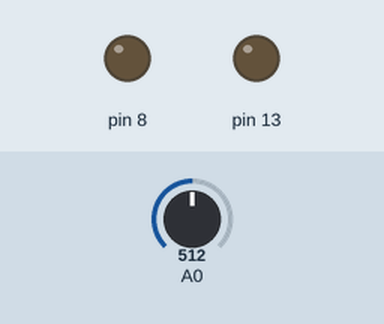
Simulated run of this sketch. Board: Arduino Uno, built with avr-gcc and run on an emulated ATmega328P. On the bench: output pins drawn as LEDs (lit = HIGH). The test bench sets the inputs (shaded band); at power-on: A0 = 512.

Above: at 0.2 s.
Timing chart, 0 to 1.7 s (numbered marks = the images above):
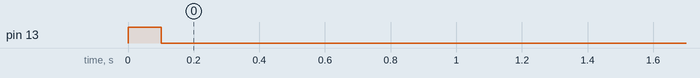

Measured:
- by itself, pin 13: HIGH → LOW at 0.10 s

The sketch:

sketch_dec18a.ino
```cpp
/**
 *  Modbus slave example 2:
 *  The purpose of this example is to link the Arduino digital and analog
 *	pins to an external device.
 *
 *  Recommended Modbus Master: QModbus
 *  http://qmodbus.sourceforge.net/
 *
 *  Editado al español por LuxARTS
 */

//Incluye la librería del protocolo Modbus
#include <ModbusRtu.h>
#define ID   1

//Crear instancia
Modbus slave(ID, Serial, 8); //ID del nodo. 0 para el master, 1-247 para esclavo
                        //Puerto serie (0 = TX: 1 - RX: 0)
                        //Protocolo serie. 0 para RS-232 + USB (default), cualquier pin mayor a 1 para RS-485
boolean led;
int8_t state = 0;
unsigned long tempus;

uint16_t au16data[9]; //La tabla de registros que se desea compartir por la red

/*********************************************************
 Configuración del programa
*********************************************************/
void setup() {
  io_setup(); //configura las entradas y salidas

  Serial.begin(9600, SERIAL_8E1 ); // 19200 baud, 8-bits, even, 1-bit stop
  slave.start(); //Abre la comunicación como esclavo
  tempus = millis() + 100; //Guarda el tiempo actual + 100ms
  digitalWrite(13, HIGH ); //Prende el led del pin 13 (el de la placa)
}

/*********************************************************
 Inicio del programa
*********************************************************/
void loop() {
  //Comprueba el buffer de entrada
  state = slave.poll( au16data, 16); //Parámetros: Tabla de registros para el intercambio de info
                                     //            Tamaño de la tabla de registros
                                     //Devuelve 0 si no hay pedido de datos
                                     //Devuelve 1 al 4 si hubo error de comunicación
                                     //Devuelve mas de 4 si se procesó correctamente el pedido

  if (state > 4) { //Si es mayor a 4 = el pedido fué correcto
    tempus = millis() + 50; //Tiempo actual + 50ms
    digitalWrite(13, HIGH);//Prende el led
  }
  if (millis() > tempus) digitalWrite(13, LOW );//Apaga el led 50ms después

  //Actualiza los pines de Arduino con la tabla de Modbus
  io_poll();
}

/**
 * pin maping:
 * 2 - digital input
 * 3 - digital input
 * 4 - digital input
 * 5 - digital input
 * 6 - digital output
 * 7 - digital output
 * 8 - digital output
 * 9 - digital output
 * 10 - analog output
 * 11 - analog output
 * 14 - analog input
 * 15 - analog input
 *
 * pin 13 reservado para ver el estado de la comunicación
 */
void io_setup() {
  pinMode(13, OUTPUT);
  pinMode(A0, INPUT);
  pinMode(A1, INPUT);
  digitalWrite(13, HIGH ); //Led del pin 13 de la placa
}

/*********************************************************
Enlaza la tabla de registros con los pines
*********************************************************/
void io_poll() {
  // digital inputs -> au16data[0]
  // Lee las entradas digitales y las guarda en bits de la primera variable del vector
  // (es lo mismo que hacer una máscara)
  /*bitWrite( au16data[0], 0, digitalRead( 2 )); //Lee el pin 2 de Arduino y lo guarda en el bit 0 de la variable au16data[0]
  bitWrite( au16data[0], 1, digitalRead( 3 ));
  bitWrite( au16data[0], 2, digitalRead( 4 ));
  bitWrite( au16data[0], 3, digitalRead( 5 ));

  // digital outputs -> au16data[1]
  // Lee los bits de la segunda variable y los pone en las salidas digitales
  digitalWrite( 6, bitRead( au16data[1], 0 )); //Lee el bit 0 de la variable au16data[1] y lo pone en el pin 6 de Arduino
  digitalWrite( 7, bitRead( au16data[1], 1 ));
  digitalWrite( 8, bitRead( au16data[1], 2 ));
  digitalWrite( 9, bitRead( au16data[1], 3 ));

  // Cambia el valor del PWM
  analogWrite( 10, au16data[2] ); //El valor de au16data[2] se escribe en la salida de PWM del pin 10 de Arduino. (siendo 0=0% y 255=100%)
  analogWrite( 11, au16data[3] );*/

  // Lee las entradas analógicas (ADC)
  au16data[4] = analogRead(A0); //El valor analógico leido en el pin A0 se guarda en au16data[4]. (siendo 0=0v y 1023=5v)
  //au16data[5] = analogRead(A1);

  // Diagnóstico de la comunicación (para debug)
  au16data[6] = slave.getInCnt();  //Devuelve cuantos mensajes se recibieron
  au16data[7] = slave.getOutCnt(); //Devuelve cuantos mensajes se transmitieron
  au16data[8] = slave.getErrCnt(); //Devuelve cuantos errores hubieron
}
```
